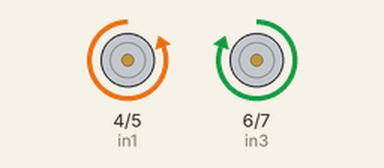
A sketch run on a simulated Arduino Uno, built with avr-gcc and run on an emulated ATmega328P. Parts: motor-driver pin pairs drawn as motors (green arrow = first pin HIGH = forward, orange = second pin HIGH = backward, longer = more drive).

Above: at 2.5 s.
At 7.6 s:
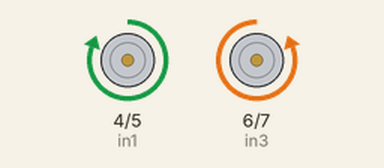
At 12.7 s:
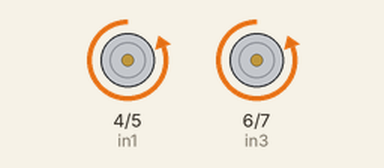
At 17.8 s:
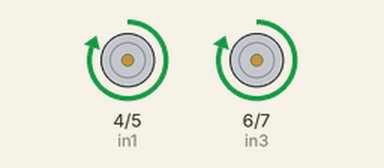
Timing chart, 0 to 26.5 s (numbered marks = the images above):
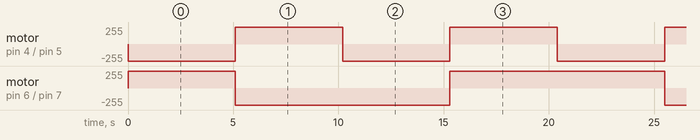

Measured:
- by itself, motor on pin 4 (in1) / pin 5 (in2): alternates forward 255/255 for 5.1 s and backward 255/255 for 5.1 s
- by itself, motor on pin 6 (in3) / pin 7 (in4): repeats every 20.4 s: backward 255/255 10.2 s, forward 255/255 10.2 s

The sketch:

MOTOR_CALIBRATION.ino
```cpp
// left hand side motors
int in1 = 4; // In1 of L298N connected to pin 4 of Arduino
int in2 = 5; // In2 of L298N connected to pin 5 of Arduino

// forward left and backward left green wire connected to OUT1 of L298N
// forward left and backward left white wire connected to OUT2 of L298N
int GREEN = in1;
int WHITE = in2;

// right hand side motors
int in3 = 6; // In3 of L298N connected to pin 6 of Arduino
int in4 = 7; // In4 of L298N connected to pin 7 of Arduino

// forward right red wire connected to OUT3 of L298N
// forward right black wire connected to OUT4 of L298N
int FR_RED = in3;
int FR_BLACK = in4;

// Backward right red wire connected to OUT4 of L298N
// Backward right black wire connected to OUT3 of L298N
int BR_RED = in4;
int BR_BLACK = in3;

void setup() {
  // put your setup code here, to run once:
  pinMode(in1, OUTPUT);
  pinMode(in2, OUTPUT);
  pinMode(in3, OUTPUT);
  pinMode(in4, OUTPUT);
}

void loop() {
  // to move forward set GREEN HIGH and WHITE LOW
  moveForward();
  delay(5000);
  moveBackward();
  delay(5000);
  turnRight();
  delay(5000);
  turnLeft();
  delay(5000);
}

// block of code to move vehicle forward
// to move forward, turn all four motor in forward direction
void moveForward() {
  digitalWrite(in1, LOW);
  digitalWrite(in2, HIGH);
  digitalWrite(in4, LOW);
  digitalWrite(in3, HIGH);
  delay(100);
}

// block of code to move vehicle backward
// to move backward, turn all four motor in backward direction
void moveBackward() {
  digitalWrite(in1, HIGH);
  digitalWrite(in2, LOW);
  digitalWrite(in4, HIGH);
  digitalWrite(in3, LOW);
  delay(100);
}

//  block of code to turn right
// to turn right, move left motors forward and right motors backward
void turnRight() {
  // moving left motors forward
  digitalWrite(in1, LOW);
  digitalWrite(in2, HIGH);
  // moving right motors backward
  digitalWrite(in4, HIGH);
  digitalWrite(in3, LOW);
  delay(100);
}

//  block of code to turn left
// to turn left, move left motors backward and right motors forward
void turnLeft() {
  // moving left motors backward
  digitalWrite(in1, HIGH);
  digitalWrite(in2, LOW);
  // moving right motors forward
  digitalWrite(in4, LOW);
  digitalWrite(in3, HIGH);
  delay(100);
}

void stopMoving() {
  digitalWrite(in1, LOW);
  digitalWrite(in2, LOW);
  // moving right motors forward
  digitalWrite(in4, LOW);
  digitalWrite(in3, LOW);
  delay(100);
}
```
